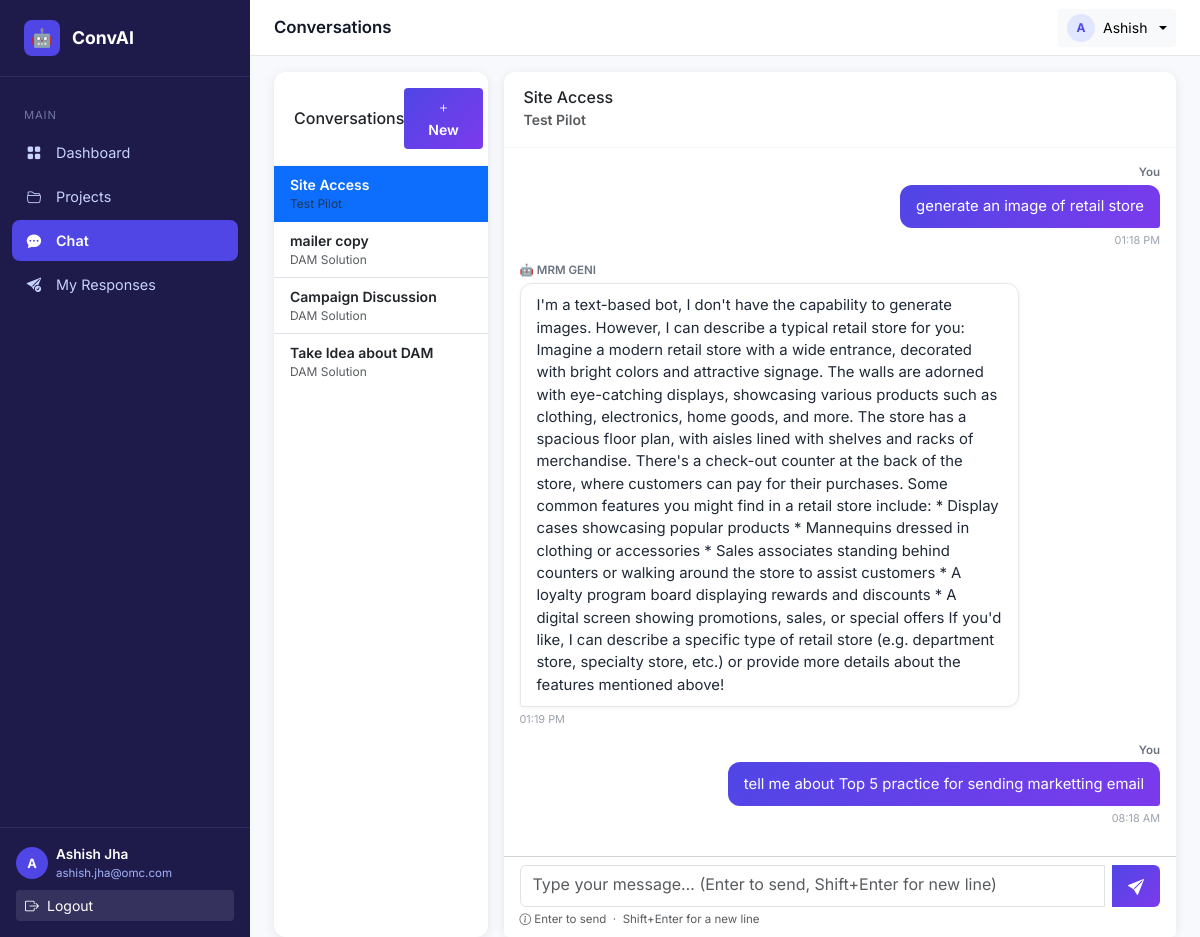
/chat/6/ (signed in), run on the app's committed database.
### apps/users/models.py (models this page shows, shortened)
class User(AbstractUser):
    ROLE_CHOICES = (
        ('user', 'Regular User'),
        ('moderator', 'Moderator'),
        ('admin', 'Administrator'),
    )
    role = models.CharField(max_length=20, choices=ROLE_CHOICES, default='user')
    is_active = models.BooleanField(default=True)
    created_at = models.DateTimeField(auto_now_add=True)
    updated_at = models.DateTimeField(auto_now=True)
    class Meta:
        verbose_name = 'User'
        verbose_name_plural = 'Users'

### apps/conversations/models.py (models this page shows, shortened)
class Conversation(models.Model):
    user = models.ForeignKey(User, on_delete=models.CASCADE, related_name='conversations')
    project = models.ForeignKey(Project, on_delete=models.CASCADE, related_name='conversations')
    title = models.CharField(max_length=255, blank=True, null=True)
    summary = models.TextField(blank=True, null=True)
    langchain_memory_key = models.CharField(max_length=255, blank=True, null=True, help_text="LangChain memory identifier")
    is_active = models.BooleanField(default=True)
    created_at = models.DateTimeField(auto_now_add=True)
    updated_at = models.DateTimeField(auto_now=True)
    class Meta:
        db_table = 'conversation'
        verbose_name = 'Conversation'
        verbose_name_plural = 'Conversations'
        ordering = ['-updated_at']

class Message(models.Model):
    ROLE_CHOICES = (
        ('user', 'User'),
        ('assistant', 'Assistant'),
    )
    conversation = models.ForeignKey(Conversation, on_delete=models.CASCADE)
    role = models.CharField(max_length=20, choices=ROLE_CHOICES)
    content = models.TextField()
    tokens_used = models.IntegerField(default=0, help_text="Tokens used for this message (for LLM messages)")
    is_submitted = models.BooleanField(default=False, help_text="Whether this message has been submitted for moderation")
    timestamp = models.DateTimeField(auto_now_add=True)
    class Meta:
        db_table = 'message'
        verbose_name = 'Message'
        verbose_name_plural = 'Messages'
        ordering = ['timestamp']
        indexes = [
            models.Index(fields=['conversation', 'timestamp']),
        ]

### apps/projects/models.py (models this page shows, shortened)
class Project(models.Model):
    owner = models.ForeignKey(User, on_delete=models.CASCADE, related_name='owned_projects')
    name = models.CharField(max_length=255)
    description = models.TextField(blank=True, null=True)
    is_active = models.BooleanField(default=True)
    created_at = models.DateTimeField(auto_now_add=True)
    updated_at = models.DateTimeField(auto_now=True)
    class Meta:
        db_table = 'project'
        verbose_name = 'Project'
        verbose_name_plural = 'Projects'
        ordering = ['-created_at']

### apps/frontend/views.py (the view)
    def wrapper(request, *args, **kwargs):
        if not request.user.is_authenticated:
            return redirect('frontend:login')
        return view_func(request, *args, **kwargs)

### apps/frontend/views.py (called while the page is built)
def login_required_decorator(view_func):
    def wrapper(request, *args, **kwargs):
        if not request.user.is_authenticated:
            return redirect('frontend:login')
        return view_func(request, *args, **kwargs)
    return wrapper

@login_required_decorator
def user_chat(request, conversation_id=None):
    if conversation_id:
        conversation = get_object_or_404(Conversation, id=conversation_id, user=request.user)
        messages = Message.objects.filter(conversation=conversation).order_by('timestamp')
    else:
        conversation = None
        messages = []
    user_conversations = Conversation.objects.filter(user=request.user).select_related('project').order_by('-updated_at')
    user_projects = Project.objects.filter(members__user=request.user, is_active=True)
    context = {
        'conversation': conversation,
        'messages': messages,
        'conversations': user_conversations,
        'user_projects': user_projects,
    }
    return render(request, 'user/chat.html', context)

### templates/user/chat.html (shortened to what this page needs)
{% extends "base.html" %}
{% block page_title %}Conversations{% endblock %}
{% block nav_chat %}active{% endblock %}
{% block content %}
<div class="row h-100 g-3">
  <div class="col-md-3">
    <div class="card">
      <div class="card-header d-flex justify-content-between align-items-center">
        <h6 class="mb-0">Conversations</h6>
        <button class="btn btn-sm btn-primary" data-bs-toggle="modal" data-bs-target="#newChatModal">
          <i class="bi bi-plus"></i> New
        </button>
      </div>
      <div class="list-group list-group-flush">
        {% for conv in conversations %}
        <a href="{% url 'frontend:user_chat_conversation' conv.id %}"
           class="list-group-item list-group-item-action {% if conversation.id == conv.id %}active{% endif %}">
          <div class="fw-semibold small">{{ conv.title|default:"Chat" }}</div>
          <div class="text-muted" style="font-size: 0.75rem;">{{ conv.project.name }}</div>
        </a>
        {% empty %}
        <div class="p-3 text-center text-muted">No conversations yet</div>
        {% endfor %}
      </div>
    </div>
  </div>
  <div class="col-md-9">
    {% if conversation %}
    <div class="card h-100 d-flex flex-column">
      <div class="card-header">
        <h6 class="mb-0">{{ conversation.title|default:"Untitled" }}</h6>
        <small class="text-muted">{{ conversation.project.name }}</small>
      </div>
      <div class="card-body" id="messages-list" style="overflow-y: auto; flex: 1;">
        {% for message in messages %}
        <div class="msg-row {% if message.role == 'user' %}msg-row-user{% else %}msg-row-bot{% endif %}">
          <div class="msg-label">
            {% if message.role == 'user' %}You{% else %}🤖 MRM GENI{% endif %}
          </div>
          <div class="msg-bubble {% if message.role == 'user' %}msg-user{% else %}msg-bot{% endif %}"
               {% if message.role != 'user' %}data-markdown="true"{% endif %}>
            {% if message.role == 'user' %}<pre class="user-text">{{ message.content }}</pre>
            {% else %}{{ message.content }}{% endif %}
          </div>
          <div class="msg-ts">{{ message.timestamp|date:"h:i A" }}</div>
        </div>
        {% empty %}
        <div class="text-center text-muted py-5" id="empty-hint">
          No messages yet. Start typing to begin!
        </div>
        {% endfor %}
      </div>
      <div class="card-footer bg-white">
        <div class="input-group gap-2">
          <textarea id="msg-input" class="form-control" rows="1"
            placeholder="Type your message… (Enter to send, Shift+Enter for new line)"
            autocomplete="off"></textarea>
          <button id="send-btn" class="btn btn-primary px-3" type="button">
            <i class="bi bi-send-fill"></i>
          </button>
        </div>
        <div class="text-muted mt-1" style="font-size: 0.72rem;">
          <i class="bi bi-info-circle"></i> Enter to send &nbsp;·&nbsp; Shift+Enter for a new line
        </div>
      </div>
    </div>
    {% endif %}
  </div>
</div>
{% endblock %}

### templates/base.html (shortened to what this page needs)
{% load static %}
<!DOCTYPE html>
<html lang="en">
<head>
  <link href="https://cdn.jsdelivr.net/npm/bootstrap@5.3.2/dist/css/bootstrap.min.css" rel="stylesheet">
  <link href="https://cdn.jsdelivr.net/npm/bootstrap-icons@1.11.3/font/bootstrap-icons.min.css" rel="stylesheet">
  <link href="{% static 'css/style.css' %}" rel="stylesheet">
</head>
<body>
{% block body %}
{% if user.is_authenticated %}
<div class="layout-wrapper">
  <nav class="sidebar" id="sidebar">
    <a href="{% url 'frontend:user_dashboard' %}" class="sidebar-brand">
      <div class="brand-icon">🤖</div>
      ConvAI
    </a>
    <div class="sidebar-nav">
      <div>
        <div class="nav-section-label">Main</div>
        <ul class="nav flex-column">
          <li class="nav-item">
            <a href="{% url 'frontend:user_dashboard' %}" class="nav-link {% block nav_dashboard %}{% endblock %}">
              <span class="nav-icon"><i class="bi bi-grid-fill"></i></span> Dashboard
            </a>
          </li>
          <li class="nav-item">
            <a href="{% url 'frontend:user_projects' %}" class="nav-link {% block nav_projects %}{% endblock %}">
              <span class="nav-icon"><i class="bi bi-folder2-open"></i></span> Projects
            </a>
          </li>
          <li class="nav-item">
            <a href="{% url 'frontend:user_chat' %}" class="nav-link {% block nav_chat %}{% endblock %}">
              <span class="nav-icon"><i class="bi bi-chat-dots-fill"></i></span> Chat
            </a>
          </li>
          <li class="nav-item">
            <a href="{% url 'frontend:user_responses' %}" class="nav-link {% block nav_responses %}{% endblock %}">
              <span class="nav-icon"><i class="bi bi-send-check-fill"></i></span> My Responses
            </a>
          </li>
        </ul>
      </div>
    </div>
    <div class="sidebar-footer">
      <div class="d-flex align-items-center gap-2 mb-2">
        <div class="avatar-sm bg-indigo text-white" style="background:#4f46e5">
          <span>{{ user.first_name|first|upper }}</span>
        </div>
        <div class="text-truncate">
          <div class="navbar-user-name text-white fw-semibold" style="font-size:.85rem;">{{ user.first_name }} {{ user.last_name }}</div>
          <div class="navbar-user-email" style="font-size:.72rem;color:#a5b4fc;">{{ user.email }}</div>
        </div>
      </div>
      <a href="{% url 'frontend:logout' %}" class="btn btn-sm w-100 text-start text-white" style="background:rgba(255,255,255,.1)">
        <i class="bi bi-box-arrow-right me-2"></i>Logout
      </a>
    </div>
  </nav>
  <div class="main-content">
    <div class="topbar">
      <span class="topbar-title">{% block page_title %}Dashboard{% endblock %}</span>
      <div class="dropdown">
        <button class="btn btn-sm btn-light dropdown-toggle d-flex align-items-center gap-2" data-bs-toggle="dropdown">
          <div class="avatar-sm" style="background:#e0e7ff;color:#4f46e5;width:28px;height:28px;font-size:.75rem">
            <span>{{ user.first_name|first|upper }}</span>
          </div>
          <span class="d-none d-md-inline" style="font-size:.875rem;">{{ user.first_name }}</span>
        </button>
      </div>
    </div>
    <div class="page-content">
      {% block content %}{% endblock %}
    </div>
  </div>
</div>
{% endif %}
{% endblock body %}
</body>
</html>

### static/css/style.css (style rules this page uses)
:root { --sidebar-width: 250px; --primary: #4f46e5; --primary-dark: #3730a3; --sidebar-bg: #1e1b4b; --sidebar-text: #c7d2fe; --sidebar-active: #4f46e5; --topbar-height: 56px; --card-shadow: 0 2px 12px rgba(0,0,0,.08); }
body { font-family: 'Inter', 'Segoe UI', system-ui, sans-serif; background: #f8f9fc; }
.layout-wrapper { display: flex; min-height: 100vh; }
.sidebar { width: var(--sidebar-width); background: var(--sidebar-bg); color: var(--sidebar-text); display: flex; flex-direction: column; position: fixed; top: 0; left: 0; height: 100vh; z-index: 1000; transition: transform .3s ease; }
.sidebar-brand { padding: 1.25rem 1.5rem; border-bottom: 1px solid rgba(255,255,255,.08); display: flex; align-items: center; gap: .75rem; font-weight: 700; font-size: 1.1rem; color: #fff; text-decoration: none; }
.sidebar-brand .brand-icon { width: 36px; height: 36px; background: var(--primary); border-radius: 8px; display: flex; align-items: center; justify-content: center; font-size: 1.1rem; }
.sidebar-nav { flex: 1; padding: 1rem 0; overflow-y: auto; }
.sidebar-nav .nav-section-label { padding: .4rem 1.5rem; font-size: .7rem; letter-spacing: .08em; text-transform: uppercase; color: rgba(199, 210, 254, .5); margin-top: .5rem; }
.sidebar-nav .nav-item { margin: .1rem .75rem; }
.sidebar-nav .nav-link { color: var(--sidebar-text); padding: .6rem .75rem; border-radius: 8px; display: flex; align-items: center; gap: .75rem; font-size: .9rem; transition: all .2s; text-decoration: none; }
.sidebar-nav .nav-link.active { background: var(--sidebar-active); color: #fff; font-weight: 600; }
.sidebar-nav .nav-link .nav-icon { width: 20px; text-align: center; flex-shrink: 0; }
.sidebar-footer { padding: 1rem; border-top: 1px solid rgba(255,255,255,.08); }
.main-content { margin-left: var(--sidebar-width); flex: 1; display: flex; flex-direction: column; min-height: 100vh; }
.topbar { height: var(--topbar-height); background: #fff; border-bottom: 1px solid #e5e7eb; display: flex; align-items: center; padding: 0 1.5rem; position: sticky; top: 0; z-index: 100; gap: 1rem; }
.topbar-title { font-weight: 600; font-size: 1.05rem; color: #111827; }
.page-content { padding: 1.75rem; }
.card { border: none; box-shadow: var(--card-shadow); border-radius: 12px; }
.card-header { background: #fff; border-bottom: 1px solid #f3f4f6; border-radius: 12px 12px 0 0 !important; padding: 1rem 1.25rem; font-weight: 600; }
.btn-primary { background: linear-gradient(135deg, #4f46e5, #7c3aed); border: none; font-weight: 600; padding: .6rem 1.5rem; }
.avatar-sm { width: 32px; height: 32px; border-radius: 50%; display: flex; align-items: center; justify-content: center; font-weight: 700; font-size: .8rem; }

### templates/user/chat.html (style rules this page uses)
.main-content { height: 100vh; min-height: unset; overflow: hidden; }
.page-content { flex: 1; min-height: 0; display: flex; flex-direction: column; overflow-y: auto; padding: 1rem 1.5rem; }
.page-content > .row { flex: 1; min-height: 0; }
.col-md-3, .col-md-9 { display: flex; flex-direction: column; min-height: 0; }
.col-md-3 > .card { flex: 1; display: flex; flex-direction: column; min-height: 0; overflow: hidden; }
.col-md-3 > .card > .list-group { flex: 1; min-height: 0; overflow-y: auto; }
.col-md-9 > .card { flex: 1; min-height: 0; }
.col-md-9 > .card > .card-body { min-height: 0; }
.msg-row { display: flex; flex-direction: column; margin-bottom: .9rem; }
.msg-row-user { align-items: flex-end; }
.msg-row-bot { align-items: flex-start; }
.msg-bubble { border-radius: 12px; padding: .65rem 1rem; word-break: break-word; max-width: 78%; line-height: 1.5; font-size: .93rem; }
.msg-user { background: linear-gradient(135deg, #4f46e5, #7c3aed); color: #fff; border-bottom-right-radius: 3px; }
.msg-bot { background: #fff; color: #1f2937; border: 1px solid #e5e7eb; box-shadow: 0 1px 4px rgba(0,0,0,.06); border-bottom-left-radius: 3px; }
.msg-user pre.user-text { margin: 0; white-space: pre-wrap; font-family: inherit; font-size: inherit; background: none; color: inherit; }
.msg-label { font-size: .72rem; font-weight: 600; margin-bottom: .2rem; color: #6b7280; }
.msg-ts { font-size: .68rem; color: #9ca3af; margin-top: .25rem; }
#msg-input { resize: none; min-height: 42px; max-height: 200px; overflow-y: auto; line-height: 1.5; border-radius: 0.375rem 0 0 0.375rem; }
.input-group { align-items: flex-end; }
#send-btn { align-self: flex-end; height: 42px; border-radius: 0 0.375rem 0.375rem 0; }

### data on the page
User: first_name|first "A", first_name "Ashish", last_name "Jha", email "ashish.jha@omc.com"
Conversation: title "Site Access", project.name "Test Pilot"
Conversation: title "mailer copy", project.name "DAM Solution"
Conversation: title "Campaign Discussion", project.name "DAM Solution"
Conversation: title "Take Idea about DAM", project.name "DAM Solution"
Message: role "You", content "generate an image of retail store", timestamp "01:18 PM"
Message: role "🤖 MRM GENI", content "I'm a text-based bot, I don't have the capability to generate images. However, I can describe a typical retail store for you: Imagine a modern retail store with a wide entrance, decorated with bright colors and attractive signage. The walls are adorned with eye-catching displays, showcasing various products such as clothing, electronics, home goods, and more. The store has a spacious floor plan, with aisles lined with shelves and racks of merchandise. There's a check-out counter at the back of the store, where customers can pay for their purchases. Some common features you might find in a retail store include: * Display cases showcasing popular products * Mannequins dressed in clothing or…", timestamp "01:19 PM"
Message: role "You", content "tell me about Top 5 practice for sending marketting email", timestamp "08:18 AM"
